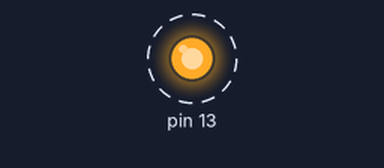
A sketch run on a simulated Arduino Mega 2560, built with avr-gcc and run on an emulated ATmega2560. Parts: output pins drawn as LEDs (lit = HIGH). Dashed ring = blinking.

Above: at 0.1 s.
Timing chart, 0 to 3.0 s (numbered marks = the images above):
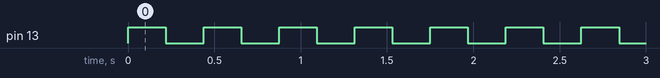

The sketch:

Question42.ino
```cpp
/*
 * Bryce Monaco
 * CPE 301
 * Lab 05 - Question 4 (Book 4.2)
 */

void NewDelay (unsigned long mSecondsApx); //Changed char to long

void setup ()
{
  unsigned char* portDDRB;
  portDDRB = (unsigned char*) 0x24;

  *portDDRB |= 0x80; //Changed from 0x20 since the Mega has the LED at bit 7

}

void loop ()
{
  unsigned char* portB;

  portB = (unsigned char*) 0x25;

  *portB |= 0x80;
  NewDelay (100);
  *portB &= 0x7F; //Changed from 0xDF since the LED is at bit 7
  NewDelay (100);

}

void NewDelay (unsigned long mSecondsApx) //Changed char to long
{
  volatile unsigned long i;
  unsigned long endTime = 1000 * mSecondsApx;

  for (i = 0; i < endTime; i++);

}
```

Measured:
- by itself, pin 13: alternates HIGH for 0.22 s and LOW for 0.22 s
